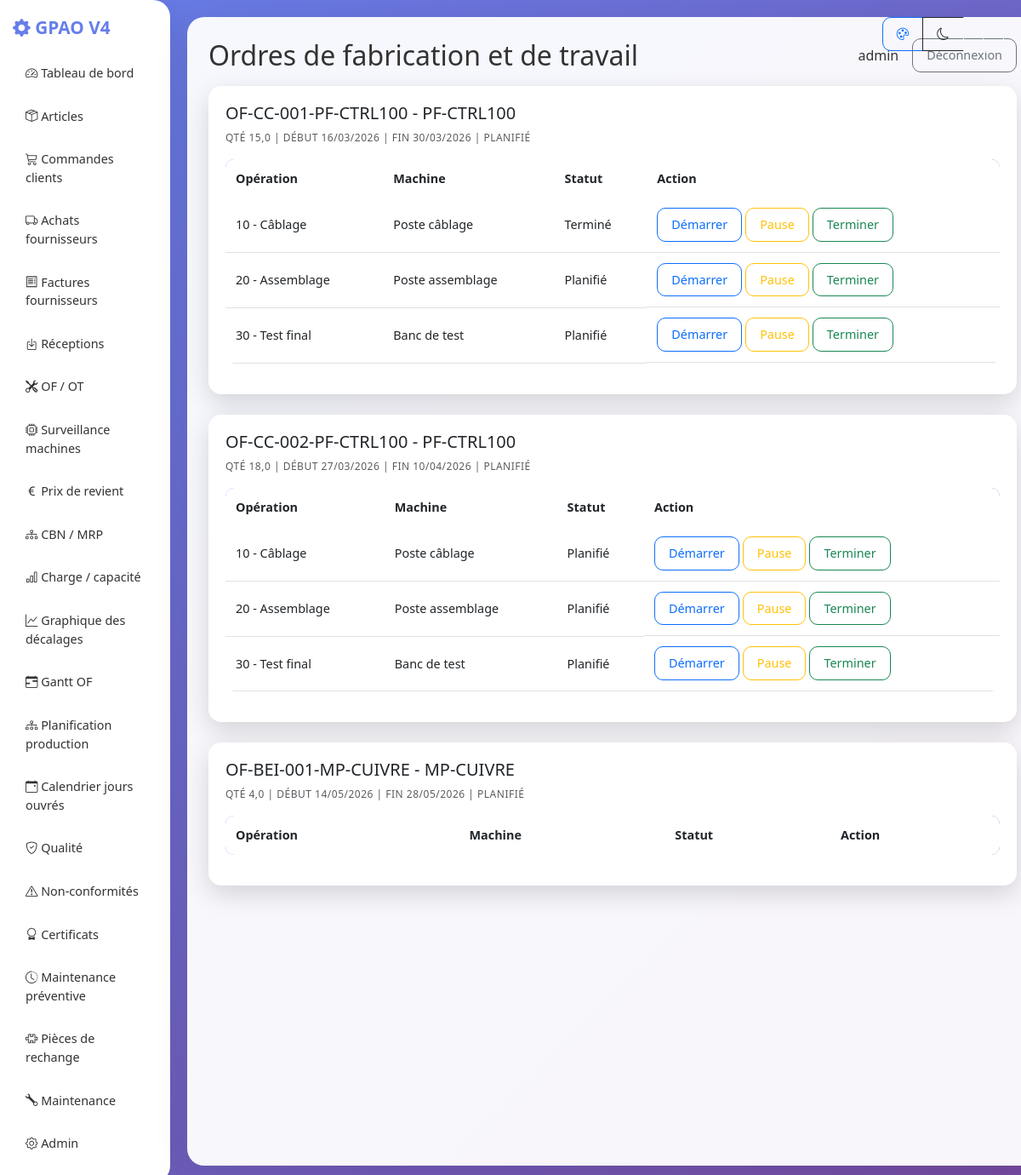
The page /manufacturing/ (signed in) on the database its author committed.
### core/models.py (models this page shows, shortened)
class TimeStampedModel(models.Model):
    created_at = models.DateTimeField(auto_now_add=True)
    updated_at = models.DateTimeField(auto_now=True)
    class Meta:
        abstract = True

class ManufacturingOrder(TimeStampedModel):
    STATUS_CHOICES = [('PLANNED', 'Planifié'), ('RELEASED', 'Lancé'), ('IN_PROGRESS', 'En cours'), ('DONE', 'Terminé')]
    number = models.CharField(max_length=30, unique=True)
    article = models.ForeignKey(Article, on_delete=models.CASCADE)
    quantity = models.FloatField()
    good_qty = models.FloatField(default=0)
    scrap_qty = models.FloatField(default=0)
    due_date = models.DateField()
    planned_start = models.DateField(null=True, blank=True)
    status = models.CharField(max_length=20, choices=STATUS_CHOICES, default='PLANNED')

class Article(TimeStampedModel):
    TYPE_CHOICES = [
        ('RAW', 'Matière première'),
        ('COMP', 'Composant'),
        ('SFG', 'Semi-fini'),
        ('FG', 'Produit fini'),
    ]
    code = models.CharField(max_length=30, unique=True)
    designation = models.CharField(max_length=255)
    article_type = models.CharField(max_length=10, choices=TYPE_CHOICES, default='RAW')
    unit = models.CharField(max_length=20, default='u')
    current_stock = models.FloatField(default=0)
    reserved_stock = models.FloatField(default=0)
    safety_stock = models.FloatField(default=0)
    reorder_point = models.FloatField(default=0)
    annual_demand = models.FloatField(default=0)
    ordering_cost = models.FloatField(default=0)
    carrying_rate = models.FloatField(default=0.2)
    unit_cost = models.FloatField(default=0)
    lead_time_days = models.PositiveIntegerField(default=0)
    abc_class = models.CharField(max_length=1, blank=True, default='')
    active = models.BooleanField(default=True)
    class Meta:
        ordering = ['code']

class WorkOrder(TimeStampedModel):
    STATUS_CHOICES = [('PLANNED', 'Planifié'), ('IN_PROGRESS', 'En cours'), ('PAUSED', 'En pause'), ('DONE', 'Terminé')]
    manufacturing_order = models.ForeignKey(ManufacturingOrder, related_name='work_orders', on_delete=models.CASCADE)
    operation = models.ForeignKey(RoutingOperation, on_delete=models.CASCADE)
    machine = models.ForeignKey(Machine, null=True, blank=True, on_delete=models.SET_NULL)
    status = models.CharField(max_length=20, choices=STATUS_CHOICES, default='PLANNED')
    actual_hours = models.FloatField(default=0)
    good_qty = models.FloatField(default=0)
    scrap_qty = models.FloatField(default=0)
    class Meta:
        ordering = ['manufacturing_order', 'operation__sequence']

class RoutingOperation(TimeStampedModel):
    article = models.ForeignKey(Article, on_delete=models.CASCADE, related_name='operations')
    sequence = models.PositiveIntegerField()
    label = models.CharField(max_length=255)
    machine = models.ForeignKey(Machine, null=True, blank=True, on_delete=models.SET_NULL)
    setup_time_hours = models.FloatField(default=0)
    unit_time_hours = models.FloatField(default=0)
    class Meta:
        ordering = ['article', 'sequence']
        unique_together = ('article', 'sequence')

class Machine(TimeStampedModel):
    STATUS_CHOICES = [('AVAILABLE', 'Disponible'), ('DOWN', 'En panne'), ('MAINT', 'Maintenance')]
    code = models.CharField(max_length=30, unique=True)
    name = models.CharField(max_length=255)
    weekly_capacity_hours = models.FloatField(default=40)
    status = models.CharField(max_length=20, choices=STATUS_CHOICES, default='AVAILABLE')

### core/views.py (the view)
        def wrapped_view(request, *args, **kwargs):
            user_role = get_user_role(request.user)
            if user_role in allowed_roles or user_role == 'ADMIN':
                return view_func(request, *args, **kwargs)
            else:
                messages.error(request, 'Accès non autorisé pour votre rôle.')
                return redirect('dashboard')

### core/views.py (called while the page is built)
def get_user_role(user):
    try:
        profile = UserProfile.objects.get(user=user)
        return profile.role
    except UserProfile.DoesNotExist:
        return 'OPERATOR'

def role_required(*allowed_roles):
    def decorator(view_func):
        def wrapped_view(request, *args, **kwargs):
            user_role = get_user_role(request.user)
            if user_role in allowed_roles or user_role == 'ADMIN':
                return view_func(request, *args, **kwargs)
            else:
                messages.error(request, 'Accès non autorisé pour votre rôle.')
                return redirect('dashboard')
        return wrapped_view
    return decorator

@login_required
@role_required('OPERATOR', 'ADMIN')
def mo_list(request):
    mos = ManufacturingOrder.objects.select_related('article').prefetch_related('work_orders__operation', 'work_orders__machine').order_by('due_date')
    return render(request, 'core/mo_list.html', {'mos': mos})

### gpao/context_processors.py (called while the page is built)
def user_role(request):
    if request.user.is_authenticated:
        try:
            profile = UserProfile.objects.get(user=request.user)
            return {'user_role': profile.role}
        except UserProfile.DoesNotExist:
            return {'user_role': 'OPERATOR'}
    return {'user_role': None}

### templates/core/mo_list.html
{% extends 'base.html' %}
{% block page_title %}Ordres de fabrication et de travail{% endblock %}
{% block content %}
{% for mo in mos %}
<div class="card card-kpi mb-4"><div class="card-body">
<div class="d-flex justify-content-between"><div><h5>{{ mo.number }} - {{ mo.article.code }}</h5><div class="text-muted">Qté {{ mo.quantity }} | Début {{ mo.planned_start|date:'d/m/Y' }} | Fin {{ mo.due_date|date:'d/m/Y' }} | {{ mo.get_status_display }}</div></div></div>
<table class="table small mt-3"><thead><tr><th>Opération</th><th>Machine</th><th>Statut</th><th>Action</th></tr></thead><tbody>
{% for wo in mo.work_orders.all %}
<tr><td>{{ wo.operation.sequence }} - {{ wo.operation.label }}</td><td>{{ wo.machine.name }}</td><td>{{ wo.get_status_display }}</td><td class="d-flex gap-1"><a class="btn btn-sm btn-outline-primary" href="/workorders/{{ wo.id }}/IN_PROGRESS/">Démarrer</a><a class="btn btn-sm btn-outline-warning" href="/workorders/{{ wo.id }}/PAUSED/">Pause</a><a class="btn btn-sm btn-outline-success" href="/workorders/{{ wo.id }}/DONE/">Terminer</a></td></tr>
{% endfor %}
</tbody></table>
</div></div>
{% empty %}
<div class="alert alert-secondary">Aucun OF. Utilisez “Générer les OF”.</div>
{% endfor %}
{% endblock %}

### templates/base.html (shortened to what this page needs)
<!DOCTYPE html>
<html lang="fr">
<head>
  <link href="https://cdn.jsdelivr.net/npm/bootstrap@5.3.0/dist/css/bootstrap.min.css" rel="stylesheet">
  <link rel="stylesheet" href="https://cdn.jsdelivr.net/npm/bootstrap-icons@1.11.0/font/bootstrap-icons.css">
</head>
<body>
  <div class="theme-switcher btn-group" role="group">
    <button type="button" class="btn btn-sm btn-outline-primary" onclick="setTheme('default')" title="Dégradé par défaut"><i class="bi bi-palette"></i></button>
    <button type="button" class="btn btn-sm btn-outline-dark" onclick="setTheme('dark')" title="Mode sombre"><i class="bi bi-moon"></i></button>
    <button type="button" class="btn btn-sm btn-outline-light" onclick="setTheme('light')" title="Mode clair"><i class="bi bi-sun"></i></button>
  </div>
<div class="d-flex">
    <aside class="col-md-2">
      <h4><i class="bi bi-gear-fill"></i> GPAO V4</h4>
      <nav class="d-grid gap-1">
        <a href="/"><i class="bi bi-speedometer2"></i> Tableau de bord</a>
        <a href="/articles/"><i class="bi bi-box-seam"></i> Articles</a>
        <a href="/orders/"><i class="bi bi-cart3"></i> Commandes clients</a>
        {% if user_role == 'BUYER' or user_role == 'ADMIN' %}
        <a href="/supplier-orders/"><i class="bi bi-truck"></i> Achats fournisseurs</a>
        <a href="/supplier-invoices/"><i class="bi bi-receipt"></i> Factures fournisseurs</a>
        {% endif %}
        {% if user_role == 'STOREKEEPER' or user_role == 'ADMIN' %}
        <a href="/supplier-receipts/"><i class="bi bi-box-arrow-in-down"></i> Réceptions</a>
        {% endif %}
        {% if user_role == 'OPERATOR' or user_role == 'ADMIN' %}
        <a href="/manufacturing/"><i class="bi bi-tools"></i> OF / OT</a>
        <a href="/machine-status/"><i class="bi bi-cpu"></i> Surveillance machines</a>
        {% endif %}
        {% if user_role == 'ADMIN' %}
        <a href="/production-costs/"><i class="bi bi-currency-euro"></i> Prix de revient</a>
        {% endif %}
        <a href="/mrp/"><i class="bi bi-diagram-3"></i> CBN / MRP</a>
        <a href="/capacity/"><i class="bi bi-bar-chart"></i> Charge / capacité</a>
        <a href="/decalages/"><i class="bi bi-graph-up"></i> Graphique des décalages</a>
        {% if user_role == 'OPERATOR' or user_role == 'ADMIN' %}
        <a href="/gantt/"><i class="bi bi-calendar-range"></i> Gantt OF</a>
        <a href="/production-planning/"><i class="bi bi-diagram-3"></i> Planification production</a>
        {% endif %}
        <a href="/holidays/"><i class="bi bi-calendar-event"></i> Calendrier jours ouvrés</a>
        {% if user_role == 'ADMIN' %}
        <a href="/quality-checks/"><i class="bi bi-shield-check"></i> Qualité</a>
        <a href="/non-conformities/"><i class="bi bi-exclamation-triangle"></i> Non-conformités</a>
        <a href="/certificates/"><i class="bi bi-award"></i> Certificats</a>
        <a href="/preventive-maintenance/"><i class="bi bi-clock-history"></i> Maintenance préventive</a>
        <a href="/spare-parts/"><i class="bi bi-puzzle"></i> Pièces de rechange</a>
        {% endif %}
        <a href="/maintenance/"><i class="bi bi-wrench"></i> Maintenance</a>
        <a href="/admin/"><i class="bi bi-gear"></i> Admin</a>
      </nav>
    </aside>
    <main class="col-md-10">
      <div class="d-flex justify-content-between align-items-center mb-3 flex-wrap">
        <h2 class="mb-0">{% block page_title %}GPAO{% endblock %}</h2>
        <div class="d-flex align-items-center gap-2">
          {% if request.user.is_authenticated %}
            <span class="me-2">{{ request.user.username }}</span>
            <form method="post" action="{% url 'logout' %}" class="d-inline">{% csrf_token %}<button class="btn btn-outline-secondary btn-sm">Déconnexion</button></form>
          {% endif %}
        </div>
      </div>
      {% block content %}{% endblock %}
    </main>
  </div>
</body>
</html>

### templates/base.html (style rules this page uses)
:root { --primary-gradient: linear-gradient(135deg, #667eea 0%, #764ba2 100%); --primary-color: #667eea; --bg-color: linear-gradient(135deg, #667eea 0%, #764ba2 100%); --card-bg: rgba(255,255,255,0.95); --text-color: #333; --sidebar-bg: white; }
body { background: var(--bg-color); min-height: 100vh; color: var(--text-color); }
.card-kpi { border: none; box-shadow: 0 10px 30px rgba(0,0,0,0.15); border-radius: 15px; transition: transform 0.3s; }
.card-kpi .card-body { padding: 20px; }
.card-kpi .text-muted { color: #6c757d; font-weight: 500; text-transform: uppercase; font-size: 0.75rem; letter-spacing: 0.5px; }
aside { background: var(--sidebar-bg); box-shadow: 0 10px 40px rgba(0,0,0,0.1); padding: 20px 15px; border-radius: 0 20px 20px 0; }
aside h4 { color: var(--primary-color); font-weight: 700; margin-bottom: 20px; font-size: 1.3rem; }
nav a { padding: 10px 15px; color: var(--text-color); text-decoration: none; border-radius: 10px; margin-bottom: 5px; display: block; transition: all 0.3s; font-weight: 500; font-size: 0.9rem; }
main { background: var(--card-bg); border-radius: 20px; margin: 20px; padding: 25px; box-shadow: 0 10px 40px rgba(0,0,0,0.1); min-height: calc(100vh - 40px); }
.table { border-radius: 10px; overflow: hidden; }
.table thead { background: var(--primary-gradient); color: white; }
.table th { padding: 12px; font-weight: 600; border: none; font-size: 0.9rem; }
.table td { padding: 12px; vertical-align: middle; font-size: 0.9rem; }
.btn { border-radius: 10px; padding: 8px 16px; font-weight: 500; transition: all 0.3s; font-size: 0.9rem; }
.theme-switcher { position: fixed; top: 20px; right: 20px; z-index: 1001; }

### rows shown on the page
ManufacturingOrder: number "OF-CC-001-PF-CTRL100", article.code "PF-CTRL100", quantity "15,0", planned_start "16/03/2026", due_date "30/03/2026", status "PLANIFIÉ"
WorkOrder: operation.sequence "10", operation.label "Câblage", machine.name "Poste câblage", status "Terminé"
WorkOrder: operation.sequence "20", operation.label "Assemblage", machine.name "Poste assemblage", status "Planifié"
WorkOrder: operation.sequence "30", operation.label "Test final", machine.name "Banc de test", status "Planifié"
ManufacturingOrder: number "OF-CC-002-PF-CTRL100", article.code "PF-CTRL100", quantity "18,0", planned_start "27/03/2026", due_date "10/04/2026", status "PLANIFIÉ"
WorkOrder: operation.sequence "10", operation.label "Câblage", machine.name "Poste câblage", status "Planifié"
WorkOrder: operation.sequence "20", operation.label "Assemblage", machine.name "Poste assemblage", status "Planifié"
WorkOrder: operation.sequence "30", operation.label "Test final", machine.name "Banc de test", status "Planifié"
ManufacturingOrder: number "OF-BEI-001-MP-CUIVRE", article.code "MP-CUIVRE", quantity "4,0", planned_start "14/05/2026", due_date "28/05/2026", status "PLANIFIÉ"

### other values the page prints
{{ request.user.username }} "admin"
